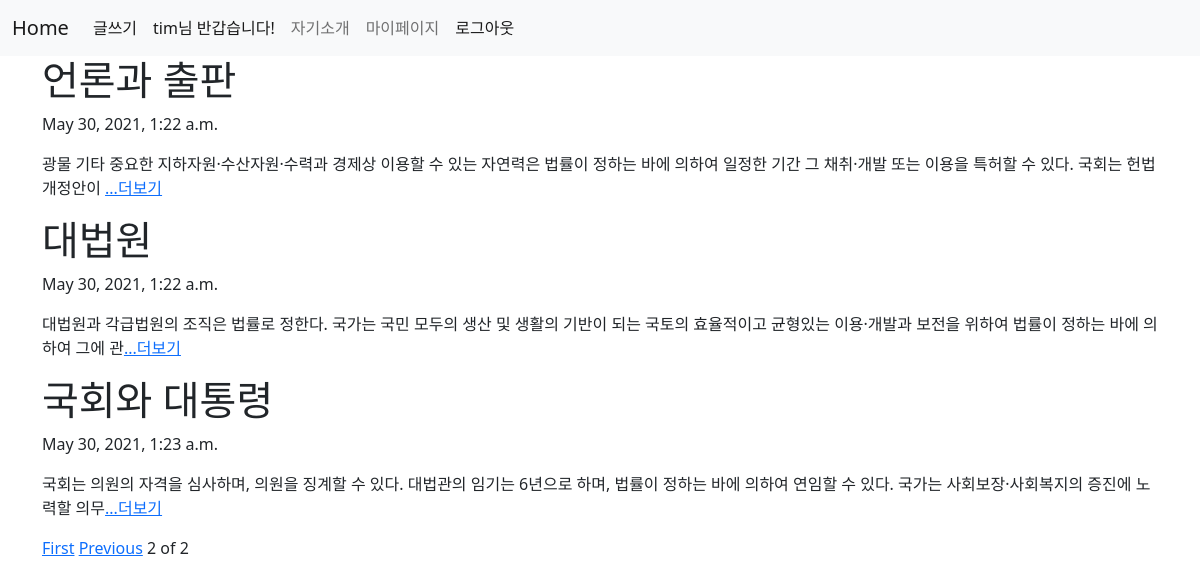
Page /?page=2 (signed in) on the committed database.
### blog/models.py (models this page shows, shortened)
class Blog(models.Model):
    title = models.CharField(max_length=200)
    pub_date = models.DateTimeField('date published')
    body = models.TextField()
    def summary(self):
        return self.body[:100] # body의 글자수 100자 제한 함수.

### blog/views.py (the view)
# urls.py: 2. Add a URL to urlpatterns:  path('', views.home, name='home')
def home(request):
    blogs = Blog.objects # Blog 클래스 안 객체를 blogs 변수에 담겠다~
    blog_list = Blog.objects.all() # 블로그 객체 안의 모든 것을 가져와서 list에 담아라~(블로그 내용)
    paginator = Paginator(blog_list, 3) # 블로그 내용 2개씩 나눠라
    page = request.GET.get('page') # 몇 페이지인지 값을 page 변수에 넣어라
    posts = paginator.get_page(page) # page 가져와서 posts에 넣어라
    return render(request, "home.html", {'blogs':blogs, 'posts':posts}) # blogs라는 이름으로 템플릿에서 사용하겠다~

### blog/templates/home.html (shortened to what this page needs)
{% extends 'base.html' %}
{% block content %}
    {% for blog in posts %}
        <h1>{{blog.title}}</h1>
        <p>{{blog.pub_date}}</p>
        <p>{{blog.summary}}<a href="{% url 'detail' blog.id %} ">...더보기</a></p>
    {% endfor %}
    {% if posts.has_previous %}
    <a href="?page=1">First</a>
    <a href="?page={{posts.previous_page_number}}">Previous</a>
    {% endif %}
    <span>{{posts.number}}</span>
    <span>of</span>
    <span>{{posts.paginator.num_pages}} </span>
    <br><br>
{% endblock %}

### timproject/templates/base.html (shortened to what this page needs)
<!DOCTYPE html>
<html lang="en">
<head>
    <link href="https://cdn.jsdelivr.net/npm/bootstrap@5.0.1/dist/css/bootstrap.min.css" rel="stylesheet">
</head>
<body>
    <nav class="navbar navbar-expand-lg navbar-light bg-light">
        <div class="container-fluid">
        <a class="navbar-brand" href="{% url 'home' %}">Home</a>
        <div class="collapse navbar-collapse" id="navbarNav">
            <ul class="navbar-nav">
            {% if user.is_authenticated %}
            <li class="nav-item">
                <a class="nav-link active" aria-current="page" href="{%url 'new' %}">글쓰기</a>
            </li>
            <li class="nav-item">
                <a class="nav-link active" aria-current="page" >{{user.username}}님 반갑습니다!</a>
            </li>
            <li class="nav-item">
                <a class="nav-link" href="{% url 'introduce' %} ">자기소개</a>
            </li>
            <li class="nav-item">
                <a class="nav-link" href="{% url 'mypage' %} ">마이페이지</a>
            </li>
            <li class="nav-item">
                <a class="nav-link active" aria-current="page" href="{%url 'logout' %}">로그아웃</a>
            </li>
            {% endif %}
            </ul>
        </div>
        </div>
    </nav>
    <div class = "container">
        {% block content %}
        {% endblock %}
    </div>
</body>
</html>

### rows in the picture
Blog: title "언론과 출판", pub_date "May 30, 2021, 1:22 a.m.", summary "광물 기타 중요한 지하자원·수산자원·수력과 경제상 이용할 수 있는 자연력은 법률이 정하는 바에 의하여 일정한 기간 그 채취·개발 또는 이용을 특허할 수 있다. 국회는 헌법개정안이"
Blog: title "대법원", pub_date "May 30, 2021, 1:22 a.m.", summary "대법원과 각급법원의 조직은 법률로 정한다. 국가는 국민 모두의 생산 및 생활의 기반이 되는 국토의 효율적이고 균형있는 이용·개발과 보전을 위하여 법률이 정하는 바에 의하여 그에 관"
Blog: title "국회와 대통령", pub_date "May 30, 2021, 1:23 a.m.", summary "국회는 의원의 자격을 심사하며, 의원을 징계할 수 있다. 대법관의 임기는 6년으로 하며, 법률이 정하는 바에 의하여 연임할 수 있다. 국가는 사회보장·사회복지의 증진에 노력할 의무"

### other values in the picture
{{ user.username }} "tim"
{{ posts.number }} "2"
{{ posts.paginator.num_pages }} "2"
